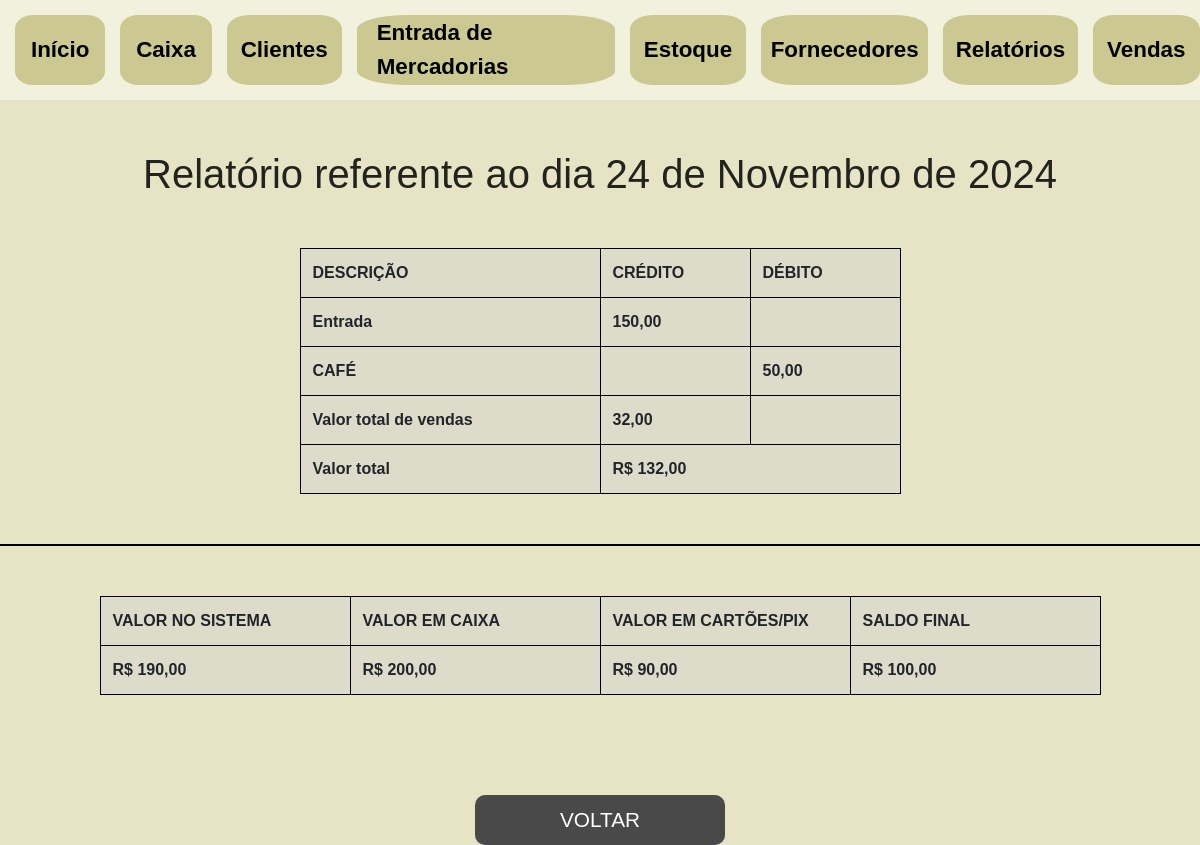
Screenshot of /relatoriocaixa/1 with the database file from the repository.
### sistema/models.py (models this page shows, shortened)
class Credito(models.Model):
    relatorio_caixa = models.ForeignKey("RelatorioCaixa", related_name="credito", on_delete=models.CASCADE, null=True, blank=True)
    descricao = models.CharField(max_length=100)
    valor = models.DecimalField(max_digits=10, decimal_places=2)
    def __str__(self):
        return self.descricao

class Debito(models.Model):
    relatorio_caixa = models.ForeignKey("RelatorioCaixa", related_name="debito", on_delete=models.CASCADE)
    descricao = models.CharField(max_length=100)
    valor = models.DecimalField(max_digits=10, decimal_places=2)
    def __str__(self):
        return self.descricao

class RelatorioVendas(models.Model):
    data = models.DateTimeField(default=timezone.now)
    valorfinal = models.DecimalField(max_digits=10, decimal_places=2, null=True, blank=True)

class RelatorioCaixa(models.Model):
    valorSistema = models.DecimalField(max_digits=10, decimal_places=2, null=True, blank=True)
    valorCaixa = models.DecimalField(max_digits=10, decimal_places=2, null=True, blank=True)
    valorCartao = models.DecimalField(max_digits=10, decimal_places=2, null=True, blank=True)
    saldoFinal = models.DecimalField(max_digits=10, decimal_places=2, null=True, blank=True)
    data = models.DateTimeField(default=timezone.now)

### sistema/views.py (the view)
# urls.py: path('relatoriocaixa/<int:pk>', RelatorioDeCaixa.as_view(), name="relatoriocaixa"),
class RelatorioDeCaixa(DetailView):
    template_name = "relatorioCaixa.html"
    model = RelatorioCaixa
    def get_context_data(self, **kwargs):
        try:
            context = super().get_context_data(**kwargs)
            relatorio = self.get_object()
            date = relatorio.data.date()
            relatorio_venda = get_object_or_404(RelatorioVendas, data__date=date)
            valor_total_vendas = relatorio_venda.valorfinal
        except Exception as e:
            valor_total_vendas = 0
        context['valor_total_vendas'] = valor_total_vendas
        try:
            valorcredito = relatorio.credito.aggregate(Sum('valor'))['valor__sum'] or 0
            valordebito = relatorio.debito.aggregate(Sum('valor'))['valor__sum'] or 0
        except Exception as e:
            valorcredito = 0
            valordebito = 0
        valor_total = (valor_total_vendas + valorcredito) - valordebito
        context['valor_total'] = valor_total
        context['data'] = date
        return context

### sistema/templates/relatorioCaixa.html (shortened to what this page needs)
{% extends 'base.html' %}
{% load static %}
{% block content %}
<div>
    <div style="height: 50px;">
    </div>
    <h1 class="title-report-store-cashier">Relatório referente ao dia {{ data }}</h1>
    <table>
        <tr>
            <th style="width: 300px;">DESCRIÇÃO <th style="width: 150px;">CRÉDITO<th style="width: 150px;">DÉBITO
        </tr>
        {% for credit in object.credito.all %}
        <tr>
            <th>{{ credit }} <th>{{ credit.valor|floatformat:"2" }}<th>
        </tr>
        {% endfor %}
        {% for debit in object.debito.all %}
        <tr>
            <th>{{ debit }} <th><th>{{ debit.valor|floatformat:"2" }}
        </tr>
        {% endfor %}
        <tr>
            <th>Valor total de vendas<th>{{ valor_total_vendas|floatformat:"2" }}<th>
        </tr>
        <tr>
            <th>Valor total<th colspan="2"> R$ {{ valor_total|floatformat:"2" }}
        </tr>
    </table>
    <div style='background-color: black; height:2px; margin-top:50px; margin-bottom:50px;'>
    </div>
    <table>
        <tr>
            <th>VALOR NO SISTEMA<th>VALOR EM CAIXA<th>VALOR EM CARTÕES/PIX<th>SALDO FINAL
        </tr>
        <tr>
            <th style="width: 250px;">R$ {{ object.valorSistema|floatformat:"2" }}<th style="width: 250px;">R$ {{ object.valorCaixa|floatformat:"2" }}<th style="width: 250px;">R$ {{ object.valorCartao|floatformat:"2" }}<th style="width: 250px;">R$ {{ object.saldoFinal|floatformat:"2" }}
        </tr>
    </table>
<div class="div-botao-voltar">
    <a href="{% url 'sistema:relatorios' %}">
    <button class="btn-voltar">
        VOLTAR
    </button>
</a>
</div>
</div>
{% endblock %}

### static/css/style.css (style rules this page uses)
* { margin:0; padding: 0; font-family: Arial, Helvetica, sans-serif; }
body { background-color: #e6e4c4; }
table { height:20px; border-collapse: collapse; background-color: rgba(209, 209, 209, 0.438); margin:auto; }
td, th { border: 1px solid black; padding: 12px; }
.div-botao-voltar { display: flex; justify-content: center; margin-top: 100px; }
.btn-voltar { background-color: rgb(73, 73, 73); width: 250px; height: 50px; border-radius: 10px; border: none; cursor: pointer;color:white; text-decoration: none; text-align: center; font-size: 1.3rem; }
.title-report-store-cashier { text-align: center; margin-bottom: 50px; color: rgba(0, 0, 0, 0.849); }

### rows the page displays
Credito: descricao "Entrada", valor "150,00"
Debito: descricao "CAFÉ", valor "50,00"
RelatorioVendas: valorfinal "32,00"
RelatorioCaixa: valorSistema "190,00", valorCaixa "200,00", valorCartao "90,00", saldoFinal "100,00"

### other values shown
{{ data }} "24 de Novembro de 2024"
{{ valor_total|floatformat:"2" }} "132,00"
